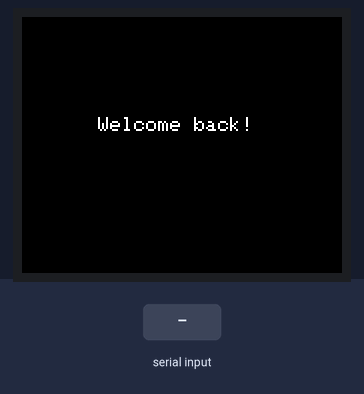
Simulated run of this sketch. Board: Arduino Uno, built with avr-gcc and run on an emulated ATmega328P. On the bench: 160×128 colour display. The inputs (shaded band) are chosen by the test bench.

Above: at 1.3 s.
1.4 s: "1\n" received over Serial
At 2.5 s:
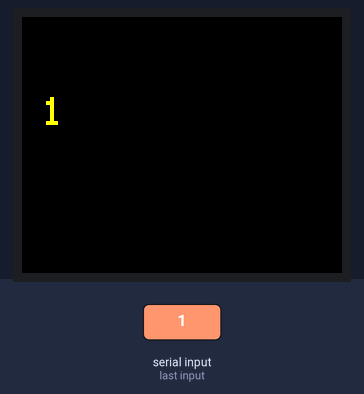
2.9 s: "0\n" received over Serial
At 3.7 s:
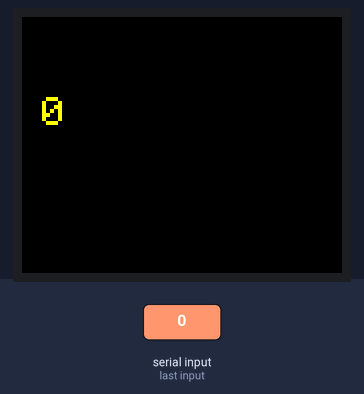
4.4 s: "2\n" received over Serial
At 4.8 s:
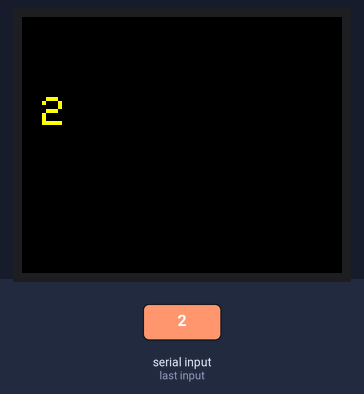
Timing chart, 0 to 7.4 s (numbered marks = the images above; inputs shaded):
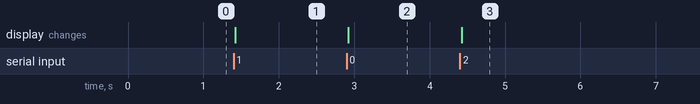

The sketch:

arduinocode.ino
```cpp
#include <Adafruit_GFX.h>
#include <Adafruit_ST7735.h>
#include <SPI.h>

#define TFT_CS    10
#define TFT_RST   8
#define TFT_DC    9

#define TFT_SCLK 13
#define TFT_MOSI 11

Adafruit_ST7735 tft = Adafruit_ST7735(TFT_CS, TFT_DC, TFT_MOSI, TFT_SCLK, TFT_RST);

void setup(void) {
  Serial.begin(9600);
  tft.initR(INITR_BLACKTAB);
  tft.fillScreen(ST7735_BLACK);
  tft.setRotation(3);

  tft.setTextColor(ST7735_WHITE);
  tft.setTextSize(1.5);
  tft.setCursor(20, 50);
  tft.println("   Welcome back!");
}

void loop() {
  if (Serial.available()) {
    String message = Serial.readStringUntil('\n');
    tft.fillScreen(ST7735_BLACK);
    tft.setTextColor(ST7735_YELLOW);
    tft.setTextSize(2);
    tft.setCursor(10, 40);
    tft.println(message);
  }
}
```

Measured:
- after the input at 1.4 s, the display: changes at once (image 1)
- after the input at 2.9 s, the display: changes at once (image 2)
- after the input at 4.4 s, the display: changes at once (image 3)
